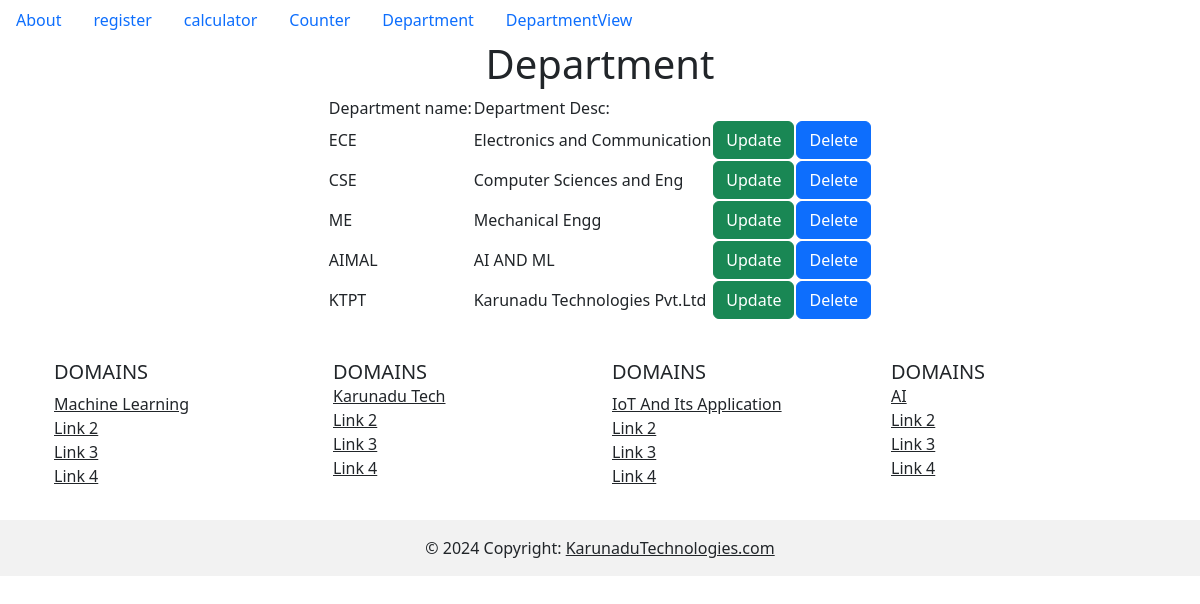
The page /departmentview/ on the database its author committed.
### basics/models.py (models this page shows)
class StudentDepartment(models.Model):
    DEPT_NAME=models.CharField(max_length=100)
    DEPT_DESC=models.CharField(max_length=1000)

### basics/views.py (the view)
# urls.py: path("departmentview/",departmentview,name="departmentview"),
def departmentview(request):
    getdepartment=StudentDepartment.objects.all()
    return render(request,'departmentview.html',context={'getdepartment':getdepartment})

### basics/templates/departmentview.html (shortened to what this page needs)
{% extends 'index.html' %}
{% block content %}
<head>
</head>
<body>
    <form method="POST">
        <h1 align="center">Department</h1>
        <table align="center">
            <tr>
                <td>
                    Department name:
                </td>
                <td>
                    Department Desc:
                </td>
            </tr>
            {% for department in getdepartment %}
            <tr>
                <td>
                    {{ department.DEPT_NAME }}
                </td>
                <td>
                    {{ department.DEPT_DESC}}
                </td>
                <td>
                    <a href="/departmentupdate/{{ department.id}}" class="btn btn-success">Update</a>
                </td>
                <td>
                    <a href="/departmentdelete/{{department.id}}" class="btn btn-primary"> Delete</a>
                </td>
            </tr>
            {% endfor %}
        </table>
      </form>
</body>
{% endblock %}

### basics/templates/index.html (shortened to what this page needs)
<html>
  <link href="https://cdn.jsdelivr.net/npm/bootstrap@5.3.2/dist/css/bootstrap.min.css" rel="stylesheet">
  <ul class="nav nav-pills">
    <li class="nav-item">
      <a class="nav-link" href="{% url 'aboutus' %}">About</a>
    </li>
    <li class="nav-item">
      <a class="nav-link" href="{% url 'register' %}">register</a>
    </li>
    <li class="nav-item">
      <a class="nav-link" href="{% url 'calci' %}">calculator</a>
    </li>
    <li class="nav-item">
      <a class="nav-link" href="{% url 'counter' %}">Counter</a>
    </li>
    <li class="nav-item">
      <a class="nav-link" href="{% url 'department' %}">Department</a>
    </li>
    <li class="nav-item">
      <a class="nav-link" href="{% url 'departmentview' %}">DepartmentView</a>
    </li>
</ul>
  {% block content %}
  {% endblock %}
  <div class="container p-4">
    <div class="row">
      <div class="col-lg-3 col-md-6 mb-4 mb-md-0">
        <h5 class="text-uppercase">Domains</h5>
        <ul class="list-unstyled mb-0">
          <li>
            <a href="#!" class="text-body">Machine Learning</a>
          </li>
          <li>
            <a href="#!" class="text-body">Link 2</a>
          </li>
          <li>
            <a href="#!" class="text-body">Link 3</a>
          </li>
          <li>
            <a href="#!" class="text-body">Link 4</a>
          </li>
        </ul>
      </div>
      <div class="col-lg-3 col-md-6 mb-4 mb-md-0">
        <h5 class="text-uppercase mb-0">Domains</h5>
        <ul class="list-unstyled">
          <li>
            <a href="#!" class="text-body">Karunadu Tech</a>
          </li>
          <li>
            <a href="#!" class="text-body">Link 2</a>
          </li>
          <li>
            <a href="#!" class="text-body">Link 3</a>
          </li>
          <li>
            <a href="#!" class="text-body">Link 4</a>
          </li>
        </ul>
      </div>
      <div class="col-lg-3 col-md-6 mb-4 mb-md-0">
        <h5 class="text-uppercase">Domains</h5>
        <ul class="list-unstyled mb-0">
          <li>
            <a href="#!" class="text-body">IoT And Its Application</a>
          </li>
          <li>
            <a href="#!" class="text-body">Link 2</a>
          </li>
          <li>
            <a href="#!" class="text-body">Link 3</a>
          </li>
          <li>
            <a href="#!" class="text-body">Link 4</a>
          </li>
        </ul>
      </div>
      <div class="col-lg-3 col-md-6 mb-4 mb-md-0">
        <h5 class="text-uppercase mb-0">Domains</h5>
        <ul class="list-unstyled">
          <li>
            <a href="#!" class="text-body">AI</a>
          </li>
          <li>
            <a href="#!" class="text-body">Link 2</a>
          </li>
          <li>
            <a href="#!" class="text-body">Link 3</a>
          </li>
          <li>
            <a href="#!" class="text-body">Link 4</a>
          </li>
        </ul>
      </div>
    </div>
  </div>
  <div class="text-center p-3" style="background-color: rgba(0, 0, 0, 0.05);">
    © 2024 Copyright:
    <a class="text-body" href="https://www.karunadutechnologies.com//">KarunaduTechnologies.com</a>
  </div>
</html>

### rows shown on the page
StudentDepartment: DEPT_NAME "ECE", DEPT_DESC "Electronics and Communication"
StudentDepartment: DEPT_NAME "CSE", DEPT_DESC "Computer Sciences and Eng"
StudentDepartment: DEPT_NAME "ME", DEPT_DESC "Mechanical Engg"
StudentDepartment: DEPT_NAME "AIMAL", DEPT_DESC "AI AND ML"
StudentDepartment: DEPT_NAME "KTPT", DEPT_DESC "Karunadu Technologies Pvt.Ltd"
